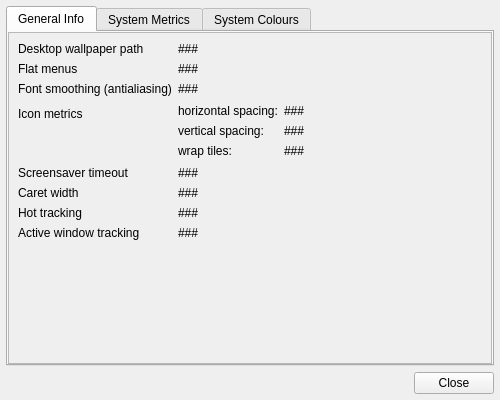
<?xml version="1.0" encoding="UTF-8"?>
<ui version="4.0">
 <class>SystemInfoViewer</class>
 <widget class="QDialog" name="SystemInfoViewer">
  <property name="geometry">
   <rect>
    <x>0</x>
    <y>0</y>
    <width>500</width>
    <height>400</height>
   </rect>
  </property>
  <property name="windowTitle">
   <string>System Info</string>
  </property>
  <layout class="QVBoxLayout" name="verticalLayout">
   <property name="margin">
    <number>6</number>
   </property>
   <item>
    <widget class="QTabWidget" name="tabWidget">
     <property name="currentIndex">
      <number>0</number>
     </property>
     <widget class="QWidget" name="generalInfoTab">
      <attribute name="title">
       <string>General Info</string>
      </attribute>
      <layout class="QVBoxLayout" name="verticalLayout_4">
       <property name="spacing">
        <number>0</number>
       </property>
       <property name="margin">
        <number>0</number>
       </property>
       <item>
        <widget class="QScrollArea" name="scrollArea">
         <property name="widgetResizable">
          <bool>true</bool>
         </property>
         <widget class="QWidget" name="generalInfoWidget">
          <property name="geometry">
           <rect>
            <x>0</x>
            <y>0</y>
            <width>480</width>
            <height>331</height>
           </rect>
          </property>
          <layout class="QFormLayout" name="generalInfoLayout">
           <property name="fieldGrowthPolicy">
            <enum>QFormLayout::AllNonFixedFieldsGrow</enum>
           </property>
           <item row="0" column="0">
            <widget class="QLabel" name="infoLabel1">
             <property name="text">
              <string>Desktop wallpaper path</string>
             </property>
            </widget>
           </item>
           <item row="0" column="1">
            <widget class="QLabel" name="wallpaperPathLabel">
             <property name="cursor">
              <cursorShape>IBeamCursor</cursorShape>
             </property>
             <property name="text">
              <string>###</string>
             </property>
             <property name="textFormat">
              <enum>Qt::PlainText</enum>
             </property>
             <property name="textInteractionFlags">
              <set>Qt::LinksAccessibleByKeyboard|Qt::LinksAccessibleByMouse|Qt::TextBrowserInteraction|Qt::TextSelectableByKeyboard|Qt::TextSelectableByMouse</set>
             </property>
            </widget>
           </item>
           <item row="1" column="0">
            <widget class="QLabel" name="infoLabel2">
             <property name="text">
              <string>Flat menus</string>
             </property>
            </widget>
           </item>
           <item row="1" column="1">
            <widget class="QLabel" name="flatMenusLabel">
             <property name="cursor">
              <cursorShape>IBeamCursor</cursorShape>
             </property>
             <property name="text">
              <string>###</string>
             </property>
             <property name="textFormat">
              <enum>Qt::PlainText</enum>
             </property>
             <property name="textInteractionFlags">
              <set>Qt::LinksAccessibleByKeyboard|Qt::LinksAccessibleByMouse|Qt::TextBrowserInteraction|Qt::TextSelectableByKeyboard|Qt::TextSelectableByMouse</set>
             </property>
            </widget>
           </item>
           <item row="2" column="0">
            <widget class="QLabel" name="infoLabel3">
             <property name="text">
              <string>Font smoothing (antialiasing)</string>
             </property>
            </widget>
           </item>
           <item row="4" column="0">
            <widget class="QLabel" name="infoLabel4">
             <property name="text">
              <string>Icon metrics</string>
             </property>
            </widget>
           </item>
           <item row="5" column="0">
            <widget class="QLabel" name="infoLabel5">
             <property name="text">
              <string>Screensaver timeout</string>
             </property>
            </widget>
           </item>
           <item row="6" column="0">
            <widget class="QLabel" name="infoLabel6">
             <property name="text">
              <string>Caret width</string>
             </property>
            </widget>
           </item>
           <item row="7" column="0">
            <widget class="QLabel" name="infoLabel7">
             <property name="text">
              <string>Hot tracking</string>
             </property>
            </widget>
           </item>
           <item row="8" column="0">
            <widget class="QLabel" name="infoLabel8">
             <property name="text">
              <string>Active window tracking</string>
             </property>
            </widget>
           </item>
           <item row="2" column="1">
            <widget class="QLabel" name="fontSmoothingLabel">
             <property name="cursor">
              <cursorShape>IBeamCursor</cursorShape>
             </property>
             <property name="text">
              <string>###</string>
             </property>
             <property name="textFormat">
              <enum>Qt::PlainText</enum>
             </property>
             <property name="textInteractionFlags">
              <set>Qt::LinksAccessibleByKeyboard|Qt::LinksAccessibleByMouse|Qt::TextBrowserInteraction|Qt::TextSelectableByKeyboard|Qt::TextSelectableByMouse</set>
             </property>
            </widget>
           </item>
           <item row="5" column="1">
            <widget class="QLabel" name="screensaverTimeoutLabel">
             <property name="cursor">
              <cursorShape>IBeamCursor</cursorShape>
             </property>
             <property name="text">
              <string>###</string>
             </property>
             <property name="textFormat">
              <enum>Qt::PlainText</enum>
             </property>
             <property name="textInteractionFlags">
              <set>Qt::LinksAccessibleByKeyboard|Qt::LinksAccessibleByMouse|Qt::TextBrowserInteraction|Qt::TextSelectableByKeyboard|Qt::TextSelectableByMouse</set>
             </property>
            </widget>
           </item>
           <item row="4" column="1">
            <widget class="QWidget" name="iconMetricsContainer" native="true">
             <layout class="QFormLayout" name="formLayout">
              <property name="leftMargin">
               <number>0</number>
              </property>
              <property name="topMargin">
               <number>2</number>
              </property>
              <property name="rightMargin">
               <number>0</number>
              </property>
              <property name="bottomMargin">
               <number>2</number>
              </property>
              <item row="0" column="0">
               <widget class="QLabel" name="iconLabel1">
                <property name="text">
                 <string>horizontal spacing:</string>
                </property>
               </widget>
              </item>
              <item row="1" column="0">
               <widget class="QLabel" name="iconLabel2">
                <property name="text">
                 <string>vertical spacing:</string>
                </property>
               </widget>
              </item>
              <item row="2" column="0">
               <widget class="QLabel" name="iconLabel3">
                <property name="text">
                 <string>wrap tiles:</string>
                </property>
               </widget>
              </item>
              <item row="0" column="1">
               <widget class="QLabel" name="iconHorzSpacingLabel">
                <property name="cursor">
                 <cursorShape>IBeamCursor</cursorShape>
                </property>
                <property name="text">
                 <string>###</string>
                </property>
                <property name="textFormat">
                 <enum>Qt::PlainText</enum>
                </property>
                <property name="textInteractionFlags">
                 <set>Qt::LinksAccessibleByKeyboard|Qt::LinksAccessibleByMouse|Qt::TextBrowserInteraction|Qt::TextSelectableByKeyboard|Qt::TextSelectableByMouse</set>
                </property>
               </widget>
              </item>
              <item row="1" column="1">
               <widget class="QLabel" name="iconVertSpacingLabel">
                <property name="cursor">
                 <cursorShape>IBeamCursor</cursorShape>
                </property>
                <property name="text">
                 <string>###</string>
                </property>
                <property name="textFormat">
                 <enum>Qt::PlainText</enum>
                </property>
                <property name="textInteractionFlags">
                 <set>Qt::LinksAccessibleByKeyboard|Qt::LinksAccessibleByMouse|Qt::TextBrowserInteraction|Qt::TextSelectableByKeyboard|Qt::TextSelectableByMouse</set>
                </property>
               </widget>
              </item>
              <item row="2" column="1">
               <widget class="QLabel" name="iconWrapLabel">
                <property name="cursor">
                 <cursorShape>IBeamCursor</cursorShape>
                </property>
                <property name="text">
                 <string>###</string>
                </property>
                <property name="textFormat">
                 <enum>Qt::PlainText</enum>
                </property>
                <property name="textInteractionFlags">
                 <set>Qt::LinksAccessibleByKeyboard|Qt::LinksAccessibleByMouse|Qt::TextBrowserInteraction|Qt::TextSelectableByKeyboard|Qt::TextSelectableByMouse</set>
                </property>
               </widget>
              </item>
             </layout>
            </widget>
           </item>
           <item row="6" column="1">
            <widget class="QLabel" name="caretWidthLabel">
             <property name="cursor">
              <cursorShape>IBeamCursor</cursorShape>
             </property>
             <property name="text">
              <string>###</string>
             </property>
             <property name="textFormat">
              <enum>Qt::PlainText</enum>
             </property>
             <property name="textInteractionFlags">
              <set>Qt::LinksAccessibleByKeyboard|Qt::LinksAccessibleByMouse|Qt::TextBrowserInteraction|Qt::TextSelectableByKeyboard|Qt::TextSelectableByMouse</set>
             </property>
            </widget>
           </item>
           <item row="7" column="1">
            <widget class="QLabel" name="hotTrackingLabel">
             <property name="cursor">
              <cursorShape>IBeamCursor</cursorShape>
             </property>
             <property name="text">
              <string>###</string>
             </property>
             <property name="textFormat">
              <enum>Qt::PlainText</enum>
             </property>
             <property name="textInteractionFlags">
              <set>Qt::LinksAccessibleByKeyboard|Qt::LinksAccessibleByMouse|Qt::TextBrowserInteraction|Qt::TextSelectableByKeyboard|Qt::TextSelectableByMouse</set>
             </property>
            </widget>
           </item>
           <item row="8" column="1">
            <widget class="QLabel" name="windowTrackingLabel">
             <property name="cursor">
              <cursorShape>IBeamCursor</cursorShape>
             </property>
             <property name="text">
              <string>###</string>
             </property>
             <property name="textFormat">
              <enum>Qt::PlainText</enum>
             </property>
             <property name="textInteractionFlags">
              <set>Qt::LinksAccessibleByKeyboard|Qt::LinksAccessibleByMouse|Qt::TextBrowserInteraction|Qt::TextSelectableByKeyboard|Qt::TextSelectableByMouse</set>
             </property>
            </widget>
           </item>
          </layout>
         </widget>
        </widget>
       </item>
      </layout>
     </widget>
     <widget class="QWidget" name="systemMetricsTab">
      <attribute name="title">
       <string>System Metrics</string>
      </attribute>
      <layout class="QVBoxLayout" name="verticalLayout_2">
       <property name="margin">
        <number>0</number>
       </property>
       <item>
        <widget class="QTableView" name="systemMetricsTable">
         <property name="editTriggers">
          <set>QAbstractItemView::NoEditTriggers</set>
         </property>
         <property name="selectionBehavior">
          <enum>QAbstractItemView::SelectRows</enum>
         </property>
         <property name="verticalScrollMode">
          <enum>QAbstractItemView::ScrollPerPixel</enum>
         </property>
         <property name="horizontalScrollMode">
          <enum>QAbstractItemView::ScrollPerPixel</enum>
         </property>
         <property name="wordWrap">
          <bool>false</bool>
         </property>
         <property name="cornerButtonEnabled">
          <bool>false</bool>
         </property>
         <attribute name="horizontalHeaderHighlightSections">
          <bool>false</bool>
         </attribute>
         <attribute name="horizontalHeaderShowSortIndicator" stdset="0">
          <bool>false</bool>
         </attribute>
         <attribute name="horizontalHeaderStretchLastSection">
          <bool>true</bool>
         </attribute>
         <attribute name="verticalHeaderCascadingSectionResizes">
          <bool>true</bool>
         </attribute>
         <attribute name="verticalHeaderDefaultSectionSize">
          <number>0</number>
         </attribute>
         <attribute name="verticalHeaderHighlightSections">
          <bool>false</bool>
         </attribute>
         <attribute name="verticalHeaderShowSortIndicator" stdset="0">
          <bool>false</bool>
         </attribute>
         <attribute name="horizontalHeaderShowSortIndicator" stdset="0">
          <bool>false</bool>
         </attribute>
         <attribute name="verticalHeaderDefaultSectionSize">
          <number>0</number>
         </attribute>
         <attribute name="horizontalHeaderStretchLastSection">
          <bool>true</bool>
         </attribute>
         <attribute name="verticalHeaderCascadingSectionResizes">
          <bool>true</bool>
         </attribute>
         <attribute name="verticalHeaderShowSortIndicator" stdset="0">
          <bool>false</bool>
         </attribute>
         <attribute name="horizontalHeaderHighlightSections">
          <bool>false</bool>
         </attribute>
         <attribute name="verticalHeaderHighlightSections">
          <bool>false</bool>
         </attribute>
        </widget>
       </item>
      </layout>
     </widget>
     <widget class="QWidget" name="systemColoursTab">
      <attribute name="title">
       <string>System Colours</string>
      </attribute>
      <layout class="QVBoxLayout" name="verticalLayout_3">
       <property name="margin">
        <number>0</number>
       </property>
       <item>
        <widget class="QWidget" name="widget" native="true">
         <layout class="QHBoxLayout" name="horizontalLayout">
          <property name="leftMargin">
           <number>6</number>
          </property>
          <property name="topMargin">
           <number>6</number>
          </property>
          <property name="rightMargin">
           <number>6</number>
          </property>
          <property name="bottomMargin">
           <number>3</number>
          </property>
          <item>
           <widget class="QLabel" name="label">
            <property name="text">
             <string>&lt;!DOCTYPE HTML PUBLIC &quot;-//W3C//DTD HTML 4.0//EN&quot; &quot;http://www.w3.org/TR/REC-html40/strict.dtd&quot;&gt;
&lt;html&gt;&lt;head&gt;&lt;meta name=&quot;qrichtext&quot; content=&quot;1&quot; /&gt;&lt;style type=&quot;text/css&quot;&gt;
p, li { white-space: pre-wrap; }
&lt;/style&gt;&lt;/head&gt;&lt;body style=&quot; font-family:'MS Shell Dlg 2'; font-size:8.25pt; font-weight:400; font-style:normal;&quot;&gt;
&lt;p style=&quot; margin-top:0px; margin-bottom:0px; margin-left:0px; margin-right:0px; -qt-block-indent:0; text-indent:0px;&quot;&gt;&lt;span style=&quot; font-size:8pt; font-weight:600;&quot;&gt;Double-click a colour to change it.&lt;/span&gt;&lt;/p&gt;
&lt;p style=&quot; margin-top:0px; margin-bottom:0px; margin-left:0px; margin-right:0px; -qt-block-indent:0; text-indent:0px;&quot;&gt;&lt;span style=&quot; font-size:8pt;&quot;&gt;Note: The Operating System will inform all windows of this change (by sending a WM_SYSCOLORCHANGE message). However, this change only affects the current session. The new colors are not saved when the system terminates.&lt;/span&gt;&lt;/p&gt;&lt;/body&gt;&lt;/html&gt;</string>
            </property>
            <property name="wordWrap">
             <bool>true</bool>
            </property>
           </widget>
          </item>
          <item>
           <widget class="QPushButton" name="resetColoursButton">
            <property name="maximumSize">
             <size>
              <width>80</width>
              <height>16777215</height>
             </size>
            </property>
            <property name="text">
             <string>Reset</string>
            </property>
           </widget>
          </item>
         </layout>
        </widget>
       </item>
       <item>
        <widget class="QTableView" name="systemColoursTable">
         <property name="editTriggers">
          <set>QAbstractItemView::DoubleClicked|QAbstractItemView::EditKeyPressed</set>
         </property>
         <property name="selectionBehavior">
          <enum>QAbstractItemView::SelectRows</enum>
         </property>
         <property name="verticalScrollMode">
          <enum>QAbstractItemView::ScrollPerPixel</enum>
         </property>
         <property name="horizontalScrollMode">
          <enum>QAbstractItemView::ScrollPerPixel</enum>
         </property>
         <property name="wordWrap">
          <bool>false</bool>
         </property>
         <property name="cornerButtonEnabled">
          <bool>false</bool>
         </property>
         <attribute name="horizontalHeaderHighlightSections">
          <bool>false</bool>
         </attribute>
         <attribute name="horizontalHeaderShowSortIndicator" stdset="0">
          <bool>false</bool>
         </attribute>
         <attribute name="horizontalHeaderStretchLastSection">
          <bool>true</bool>
         </attribute>
         <attribute name="verticalHeaderCascadingSectionResizes">
          <bool>true</bool>
         </attribute>
         <attribute name="verticalHeaderDefaultSectionSize">
          <number>0</number>
         </attribute>
         <attribute name="verticalHeaderHighlightSections">
          <bool>false</bool>
         </attribute>
         <attribute name="verticalHeaderShowSortIndicator" stdset="0">
          <bool>false</bool>
         </attribute>
         <attribute name="horizontalHeaderShowSortIndicator" stdset="0">
          <bool>false</bool>
         </attribute>
         <attribute name="verticalHeaderDefaultSectionSize">
          <number>0</number>
         </attribute>
         <attribute name="horizontalHeaderStretchLastSection">
          <bool>true</bool>
         </attribute>
         <attribute name="verticalHeaderCascadingSectionResizes">
          <bool>true</bool>
         </attribute>
         <attribute name="verticalHeaderShowSortIndicator" stdset="0">
          <bool>false</bool>
         </attribute>
         <attribute name="horizontalHeaderHighlightSections">
          <bool>false</bool>
         </attribute>
         <attribute name="verticalHeaderHighlightSections">
          <bool>false</bool>
         </attribute>
        </widget>
       </item>
      </layout>
     </widget>
    </widget>
   </item>
   <item>
    <widget class="QDialogButtonBox" name="dialogButtons">
     <property name="orientation">
      <enum>Qt::Horizontal</enum>
     </property>
     <property name="standardButtons">
      <set>QDialogButtonBox::Close</set>
     </property>
    </widget>
   </item>
  </layout>
 </widget>
 <tabstops>
  <tabstop>dialogButtons</tabstop>
 </tabstops>
 <resources/>
 <connections>
  <connection>
   <sender>dialogButtons</sender>
   <signal>rejected()</signal>
   <receiver>SystemInfoViewer</receiver>
   <slot>reject()</slot>
   <hints>
    <hint type="sourcelabel">
     <x>249</x>
     <y>379</y>
    </hint>
    <hint type="destinationlabel">
     <x>249</x>
     <y>199</y>
    </hint>
   </hints>
  </connection>
 </connections>
</ui>
